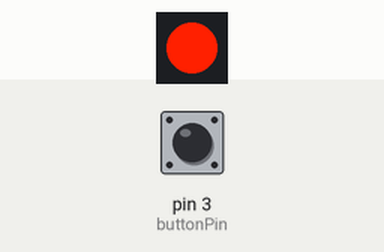
The sketch below on a simulated Arduino Uno, built with avr-gcc and run on an emulated ATmega328P. On the bench: 1 RGB LEDs in strip order, left to right. The inputs (shaded band) are chosen by the test bench; at power-on: pin 3 (buttonPin) HIGH.

Above: at 1.2 s.
1.3 s: pin 3 (buttonPin) pulled LOW for 1 s
4.3 s: pin 3 (buttonPin) pulled LOW for 3.2 s
Timing chart, 0 to 9.0 s (numbered marks = the images above; inputs shaded):
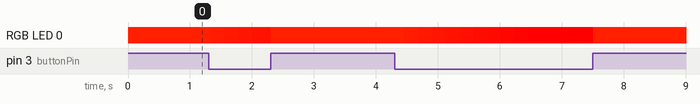

The sketch:

benFade.ino
```cpp
#include "FastLED.h"

#define DATA_PIN 0

const byte ledPin = 0;  // Pin on which LED data is send
const byte buttonPin = 3; // Pin button is connected to
CRGB led; // current LED color, refenced by FastLED library
uint8_t glowIndex = 0;  // current index into palette of glow colour
const uint8_t glowStart = 90; // Starting index into palette that glow starts
const uint32_t glowDuration = 20;  // Number of seconds from start to finish of glow
const uint32_t interval = (glowDuration * 1000) / glowStart;  // Time between glow index changes to achieve glow duration

void setup()
{
  // Configure LED and button
  FastLED.addLeds<NEOPIXEL, ledPin>(&led, 1);
  pinMode(buttonPin, INPUT_PULLUP);
  // Set LED to off.
  setLED();
}

void loop()
{
  // If button pressed and system glow ready start glow.
  if (buttonPressed() && glowFinished)
  {
    startGlow();
  }

  // Update glow colour based on time
  glow();
  FastLED.show();
}

// True if button is currently pressed
bool buttonPressed() {return digitalRead(buttonPin) != LOW;}
// True if LED off and glow complete
bool glowFinished() {return glowIndex == 0;}
// start new glow sequence
void startGlow()
{
  glowIndex = glowStart;
  setLED();
}
// Set LED to current index colour
void setLED()
{
    CRGB color = ColorFromPalette(HeatColors_p, glowIndex);
    led = color;
}

// Update glow colour based on time
void glow()
{
  EVERY_N_MILLISECONDS(interval)
  {
    if (glowIndex > 0)
    {
      glowIndex--;
      setLED();
    }
  }
}
```
